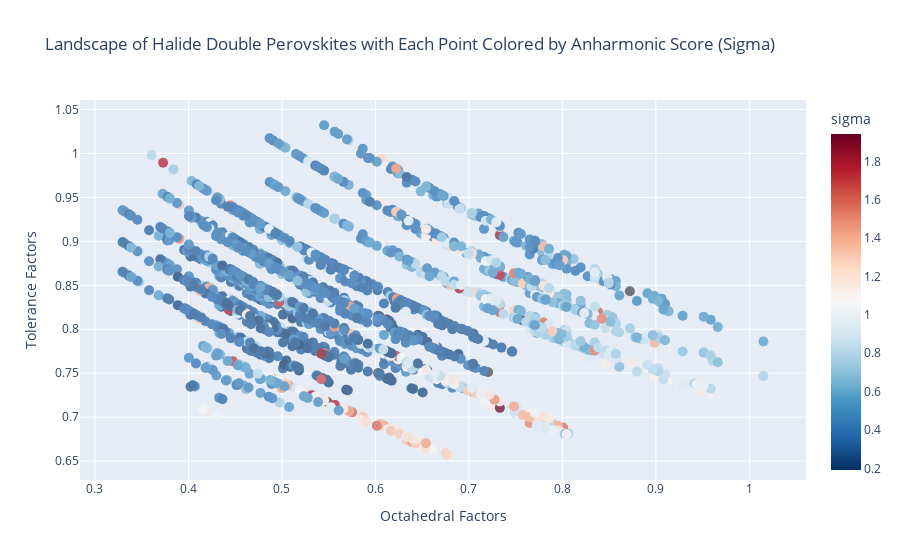

Here is the notebook cell this chart was saved with:
### Code cell
fig = go.Figure()

fig.add_trace(go.Scatter(x=all_data_dict['octahedral_factors'],
                         y=all_data_dict['tolerance_factors'],
                         name='DHP',
                         text=all_data_dict['system'],
                         opacity=0.7,
                         customdata=all_data_dict['sigma'],
                         marker=dict(color=all_data_dict['sigma'], size=8,
                                     colorscale='RdBu_r', colorbar=dict(thickness=30,title='sigma')),
                         hovertemplate="<br>".join([
                                                    "system: %{text}",
                                                    "Oct. Factor: %{x:.3f}",
                                                    "Tol. Factor: %{y:.3f}",
                                                    "Sigma: %{customdata:.3f}"])
                        ))


fig.update_traces(
    mode='markers', 
    marker_line_width=0, 
    marker_size=10
)
fig.update_layout(title='Landscape of Halide Double Perovskites with Each Point Colored by Anharmonic Score (Sigma)')
fig.update_xaxes(title_text='Octahedral Factors')
fig.update_yaxes(title_text='Tolerance Factors')

### Figure 1 — Plotly figure (JSON) as saved in the notebook; plotly's stock layout.template omitted (floating-point values rounded to 4 significant figures; data arrays with more than 128 entries replaced by an {"elided": "..."} marker saying what was removed)
{"data": [{"customdata": {"elided": "1829 float values"}, "hovertemplate": "system: %{text}<br>Oct. Factor: %{x:.3f}<br>Tol. Factor: %{y:.3f}<br>Sigma: %{customdata:.3f}", "marker": {"color": {"elided": "1829 float values"}, "colorbar": {"thickness": 30, "title": {"text": "sigma"}}, "colorscale": [[0, "rgb(5,48,97)"], [0.1, "rgb(33,102,172)"], [0.2, "rgb(67,147,195)"], [0.3, "rgb(146,197,222)"], [0.4, "rgb(209,229,240)"], [0.5, "rgb(247,247,247)"], [0.6, "rgb(253,219,199)"], [0.7, "rgb(244,165,130)"], [0.8, "rgb(214,96,77)"], [0.9, "rgb(178,24,43)"], [1, "rgb(103,0,31)"]], "line": {"width": 0}, "size": 10}, "mode": "markers", "name": "DHP", "opacity": 0.7, "text": {"elided": "1829 str values"}, "type": "scatter", "x": {"elided": "1829 float values"}, "y": {"elided": "1829 float values"}}], "layout": {"title": {"text": "Landscape of Halide Double Perovskites with Each Point Colored by Anharmonic Score (Sigma)"}, "xaxis": {"title": {"text": "Octahedral Factors"}}, "yaxis": {"title": {"text": "Tolerance Factors"}}}}
